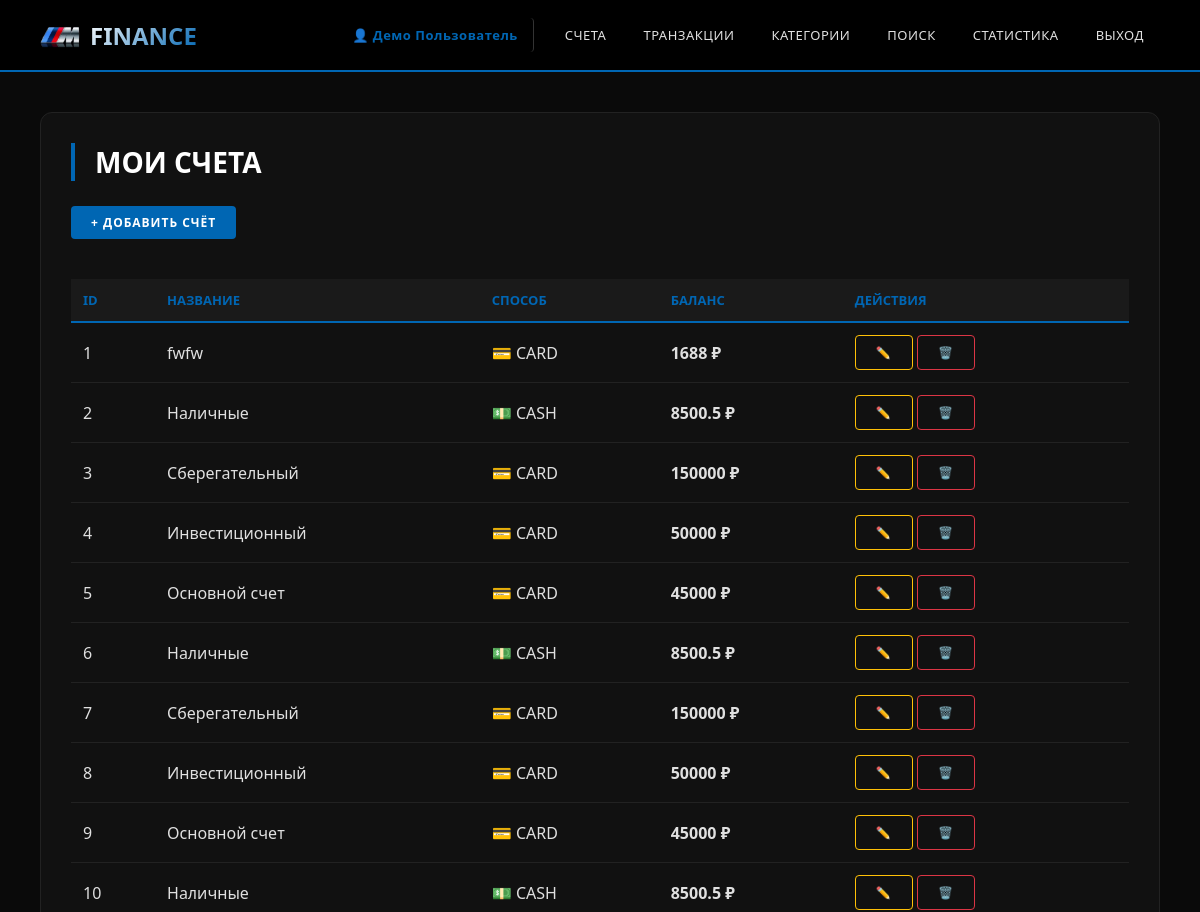
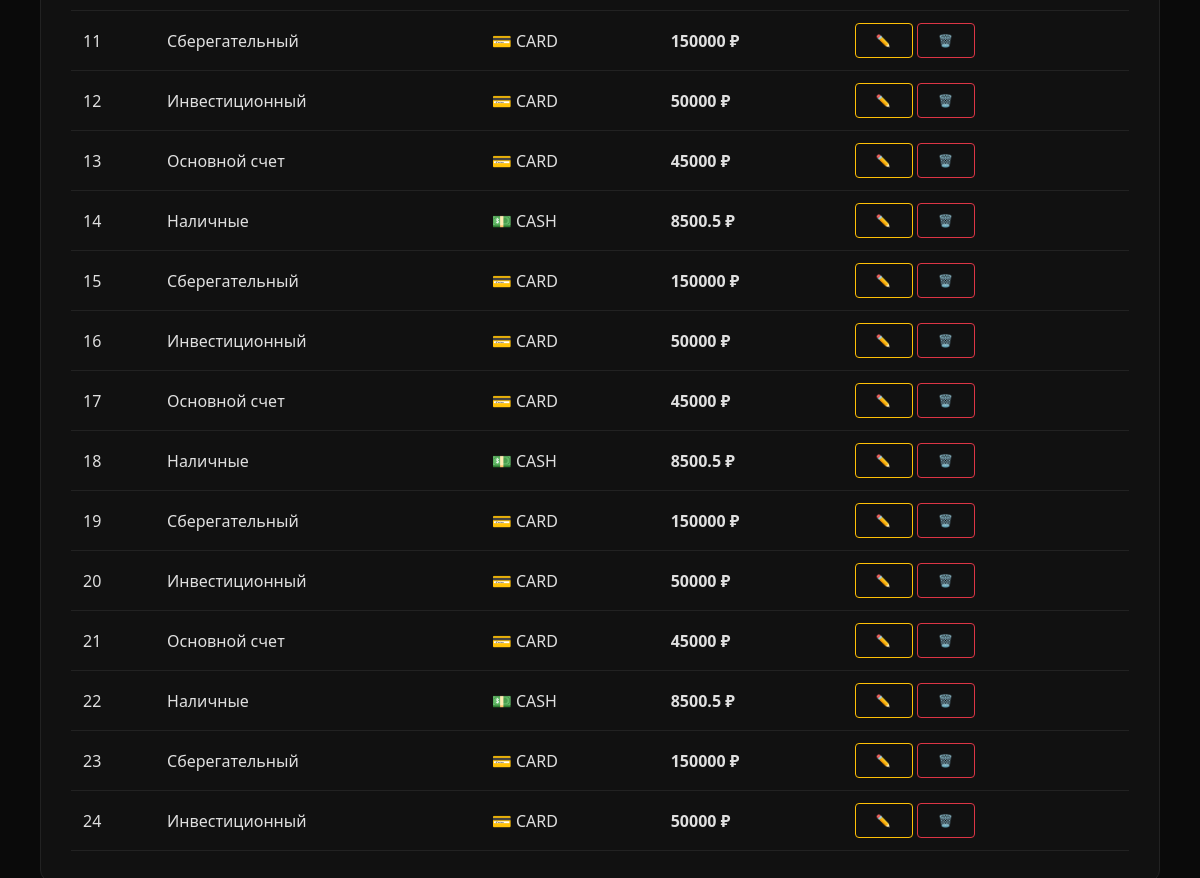
Page /web/accounts (signed in) on the committed database (2 pictures, top to bottom).
### tables this page shows
CREATE TABLE Users (
    id INTEGER PRIMARY KEY AUTOINCREMENT,
    name VARCHAR(64) NOT NULL,
    email VARCHAR(64) NOT NULL,
    password_hash VARCHAR(255) NOT NULL,
    currency VARCHAR(3) NOT NULL DEFAULT 'RUB',
    created_at DATETIME DEFAULT CURRENT_TIMESTAMP
);

CREATE TABLE Account (
    id INTEGER PRIMARY KEY AUTOINCREMENT,
    user_id INT REFERENCES Users(id) NOT NULL,
    name VARCHAR(64) NOT NULL, -- Название счета
    spend_method VARCHAR(10) NOT NULL DEFAULT 'CARD',  -- Способ траты: CARD, CASH
    balance DECIMAL(10, 2) DEFAULT 0.00
    
);

### src/api_db.py (the view)
@app.get("/web/accounts")
async def web_accounts(request: Request):
    current_user = get_current_user_web(request)
    if not current_user:
        return RedirectResponse(url="/web/login", status_code=303)
    accounts = execute_query("SELECT * FROM Account WHERE user_id = ?", (current_user['id'],))
    return templates.TemplateResponse("accounts.html", {
        "request": request,
        "accounts": accounts,
        "current_user": current_user
    })

### templates/accounts.html (shortened to what this page needs)
{% extends "base.html" %}
{% block content %}
<div class="card">
    <h1>МОИ СЧЕТА</h1>
    <a href="/web/accounts/create" class="btn btn-primary" style="margin-bottom: 20px;">+ ДОБАВИТЬ СЧЁТ</a>
    <table>
        <thead>
            <tr>
                <th>ID</th>
                <th>НАЗВАНИЕ</th>
                <th>СПОСОБ</th>
                <th>БАЛАНС</th>
                <th>ДЕЙСТВИЯ</th>
            </tr>
        </thead>
        <tbody>
            {% for account in accounts %}
            <tr>
                <td>{{ account.id }}</td>
                <td>{{ account.name }}</td>
                <td>{% if account.spend_method == 'CARD' %}💳 CARD{% else %}💵 CASH{% endif %}</td>
                <td style="font-weight: 600;">{{ account.balance }} ₽</td>
                <td>
                    <a href="/web/accounts/{{ account.id }}/edit" class="btn btn-warning">✏️</a>
                    <a href="/web/accounts/{{ account.id }}/delete" class="btn btn-danger"
                        onclick="return confirm('Удалить счёт?')">🗑️</a>
                </td>
            </tr>
            {% endfor %}
        </tbody>
    </table>
</div>
{% endblock %}

### templates/base.html (shortened to what this page needs)
<!DOCTYPE html>
<html lang="ru">
<head>
</head>
<body>
    <div class="navbar">
        <div class="nav-container">
            <a href="/web/accounts" class="logo">
                <img src="/static/favicon.ico" alt="logo" class="logo-icon" style="width: 40px; height: 40px; border-radius: 0;">
                <span class="logo-text">FINANCE</span>
            </a>
            <div class="nav-links">
                {% if current_user %}
                <a href="/web/profile" class="user-name">👤 {{ current_user.name }}</a>
                <a href="/web/accounts">СЧЕТА</a>
                <a href="/web/transactions">ТРАНЗАКЦИИ</a>
                <a href="/web/categories">КАТЕГОРИИ</a>
                <a href="/web/transactions/search">ПОИСК</a>
                <a href="/web/statistics">СТАТИСТИКА</a>
                <a href="/web/logout" class="logout">ВЫХОД</a>
                {% else %}
                <a href="/web/login">ВХОД</a>
                <a href="/web/register">РЕГИСТРАЦИЯ</a>
                {% endif %}
            </div>
        </div>
    </div>
    <div class="container">
        {% block content %}{% endblock %}
    </div>
</body>
</html>

### templates/base.html (style rules this page uses)
* { margin: 0; padding: 0; box-sizing: border-box; }
body { font-family: 'Segoe UI', 'Helvetica Neue', Arial, sans-serif; background: #0a0a0a; color: #ffffff; }
.navbar { background: #000000; border-bottom: 2px solid #0066b3; position: sticky; top: 0; z-index: 1000; }
.nav-container { max-width: 1400px; margin: 0 auto; padding: 0 40px; display: flex; justify-content: space-between; align-items: center; height: 70px; }
.logo { font-size: 24px; font-weight: 700; text-decoration: none; display: flex; align-items: center; gap: 10px; }
.logo-icon { width: 40px; height: 40px; background: #0066b3; border-radius: 50%; display: flex; align-items: center; justify-content: center; font-weight: bold; font-size: 14px; color: white; }
.logo-text { background: linear-gradient(135deg, #ffffff 0%, #0066b3 100%); -webkit-background-clip: text; background-clip: text; color: transparent; font-weight: 700; }
.nav-links { display: flex; gap: 5px; align-items: center; flex-wrap: wrap; }
.nav-links a { text-decoration: none; color: #e0e0e0; padding: 8px 16px; border-radius: 4px; transition: all 0.3s; font-weight: 500; font-size: 13px; letter-spacing: 0.5px; }
.nav-links .user-name { color: #0066b3; font-weight: 600; margin-right: 10px; border-right: 1px solid #333; padding-right: 15px; transition: all 0.3s; text-decoration: none; }
.nav-links .logout { color: #e0e0e0; }
.container { max-width: 1400px; margin: 40px auto; padding: 0 40px; }
.card { background: #111111; border-radius: 12px; padding: 30px; margin-bottom: 30px; border: 1px solid #222; }
.card h1 { font-size: 28px; font-weight: 600; margin-bottom: 25px; border-left: 4px solid #0066b3; padding-left: 20px; }
table { width: 100%; border-collapse: collapse; margin-top: 20px; }
th { background: #1a1a1a; padding: 12px; text-align: left; font-weight: 600; color: #0066b3; border-bottom: 2px solid #0066b3; font-size: 13px; }
td { padding: 12px; border-bottom: 1px solid #222; color: #e0e0e0; }
.btn { display: inline-block; padding: 8px 20px; border-radius: 4px; text-decoration: none; font-weight: 600; transition: all 0.3s; border: none; cursor: pointer; font-size: 12px; letter-spacing: 1px; text-transform: uppercase; }
.btn-primary { background: #0066b3; color: white; }
.btn-warning { background: transparent; color: #ffc107; border: 1px solid #ffc107; }
.btn-danger { background: transparent; color: #dc3545; border: 1px solid #dc3545; }

### rows in the picture
Users: name "Демо Пользователь"
Account: id "1", name "fwfw", spend_method "💳 CARD", balance "1688"
Account: id "2", name "Наличные", spend_method "💵 CASH", balance "8500.5"
Account: id "3", name "Сберегательный", spend_method "💳 CARD", balance "150000"
Account: id "4", name "Инвестиционный", spend_method "💳 CARD", balance "50000"
Account: id "5", name "Основной счет", spend_method "💳 CARD", balance "45000"
Account: id "6", name "Наличные", spend_method "💵 CASH", balance "8500.5"
Account: id "7", name "Сберегательный", spend_method "💳 CARD", balance "150000"
Account: id "8", name "Инвестиционный", spend_method "💳 CARD", balance "50000"
Account: id "9", name "Основной счет", spend_method "💳 CARD", balance "45000"
Account: id "10", name "Наличные", spend_method "💵 CASH", balance "8500.5"
Account: id "11", name "Сберегательный", spend_method "💳 CARD", balance "150000"
Account: id "12", name "Инвестиционный", spend_method "💳 CARD", balance "50000"
Account: id "13", name "Основной счет", spend_method "💳 CARD", balance "45000"
Account: id "14", name "Наличные", spend_method "💵 CASH", balance "8500.5"
Account: id "15", name "Сберегательный", spend_method "💳 CARD", balance "150000"
Account: id "16", name "Инвестиционный", spend_method "💳 CARD", balance "50000"
Account: id "17", name "Основной счет", spend_method "💳 CARD", balance "45000"
Account: id "18", name "Наличные", spend_method "💵 CASH", balance "8500.5"
Account: id "19", name "Сберегательный", spend_method "💳 CARD", balance "150000"
Account: id "20", name "Инвестиционный", spend_method "💳 CARD", balance "50000"
Account: id "21", name "Основной счет", spend_method "💳 CARD", balance "45000"
Account: id "22", name "Наличные", spend_method "💵 CASH", balance "8500.5"
Account: id "23", name "Сберегательный", spend_method "💳 CARD", balance "150000"
Account: id "24", name "Инвестиционный", spend_method "💳 CARD", balance "50000"
